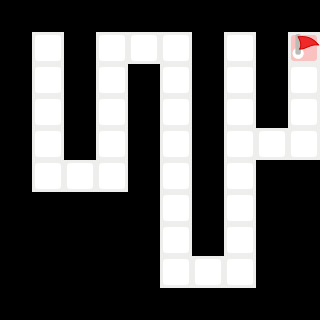

A level layout from a 2D game, rendered from its tile map. Below: a short description, then the map file with its tile-grid data intact:
An orthogonal 10x10 tile map with 32x32 px tiles, 1 tile layer (Calque de Tuiles 1).

<map version="1.5" tiledversion="1.7.0" orientation="orthogonal" renderorder="right-down" width="10" height="10" tilewidth="32" tileheight="32" infinite="0" nextlayerid="4" nextobjectid="2">
 <editorsettings>
  <export target="lvl7.csv" format="csv" />
 </editorsettings>
 <tileset firstgid="1" source="vbot_tilemap.tsx" />
 <layer id="1" name="Calque de Tuiles 1" width="10" height="10">
  <data encoding="csv">
4,4,4,4,4,4,4,4,4,4,
4,1,4,1,1,1,4,1,4,2,
4,1,4,1,4,1,4,1,4,1,
4,1,4,1,4,1,4,1,4,1,
4,1,4,1,4,1,4,1,1,1,
4,1,1,1,4,1,4,1,4,4,
4,4,4,4,4,1,4,1,4,4,
4,4,4,4,4,1,4,1,4,4,
4,4,4,4,4,1,1,1,4,4,
4,4,4,4,4,4,4,4,4,4
</data>
 </layer>
</map>